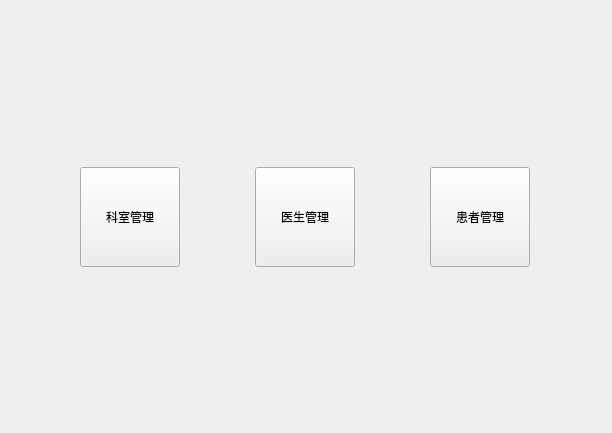
<?xml version="1.0" encoding="UTF-8"?>
<ui version="4.0">
 <class>WellcomeView</class>
 <widget class="QWidget" name="WellcomeView">
  <property name="geometry">
   <rect>
    <x>0</x>
    <y>0</y>
    <width>612</width>
    <height>433</height>
   </rect>
  </property>
  <property name="windowTitle">
   <string>欢迎</string>
  </property>
  <layout class="QVBoxLayout" name="verticalLayout">
   <item>
    <spacer name="verticalSpacer">
     <property name="orientation">
      <enum>Qt::Vertical</enum>
     </property>
     <property name="sizeHint" stdset="0">
      <size>
       <width>20</width>
       <height>145</height>
      </size>
     </property>
    </spacer>
   </item>
   <item>
    <layout class="QHBoxLayout" name="horizontalLayout">
     <item>
      <widget class="QPushButton" name="pushButton">
       <property name="sizePolicy">
        <sizepolicy hsizetype="Fixed" vsizetype="Fixed">
         <horstretch>0</horstretch>
         <verstretch>0</verstretch>
        </sizepolicy>
       </property>
       <property name="minimumSize">
        <size>
         <width>100</width>
         <height>100</height>
        </size>
       </property>
       <property name="maximumSize">
        <size>
         <width>100</width>
         <height>100</height>
        </size>
       </property>
       <property name="text">
        <string>科室管理</string>
       </property>
      </widget>
     </item>
     <item>
      <widget class="QPushButton" name="pushButton_2">
       <property name="sizePolicy">
        <sizepolicy hsizetype="Fixed" vsizetype="Fixed">
         <horstretch>0</horstretch>
         <verstretch>0</verstretch>
        </sizepolicy>
       </property>
       <property name="minimumSize">
        <size>
         <width>100</width>
         <height>100</height>
        </size>
       </property>
       <property name="maximumSize">
        <size>
         <width>100</width>
         <height>100</height>
        </size>
       </property>
       <property name="text">
        <string>医生管理</string>
       </property>
      </widget>
     </item>
     <item>
      <widget class="QPushButton" name="pushButton_3">
       <property name="sizePolicy">
        <sizepolicy hsizetype="Fixed" vsizetype="Fixed">
         <horstretch>0</horstretch>
         <verstretch>0</verstretch>
        </sizepolicy>
       </property>
       <property name="minimumSize">
        <size>
         <width>100</width>
         <height>100</height>
        </size>
       </property>
       <property name="maximumSize">
        <size>
         <width>100</width>
         <height>100</height>
        </size>
       </property>
       <property name="text">
        <string>患者管理</string>
       </property>
      </widget>
     </item>
    </layout>
   </item>
   <item>
    <spacer name="verticalSpacer_2">
     <property name="orientation">
      <enum>Qt::Vertical</enum>
     </property>
     <property name="sizeHint" stdset="0">
      <size>
       <width>20</width>
       <height>144</height>
      </size>
     </property>
    </spacer>
   </item>
  </layout>
 </widget>
 <resources/>
 <connections/>
</ui>
